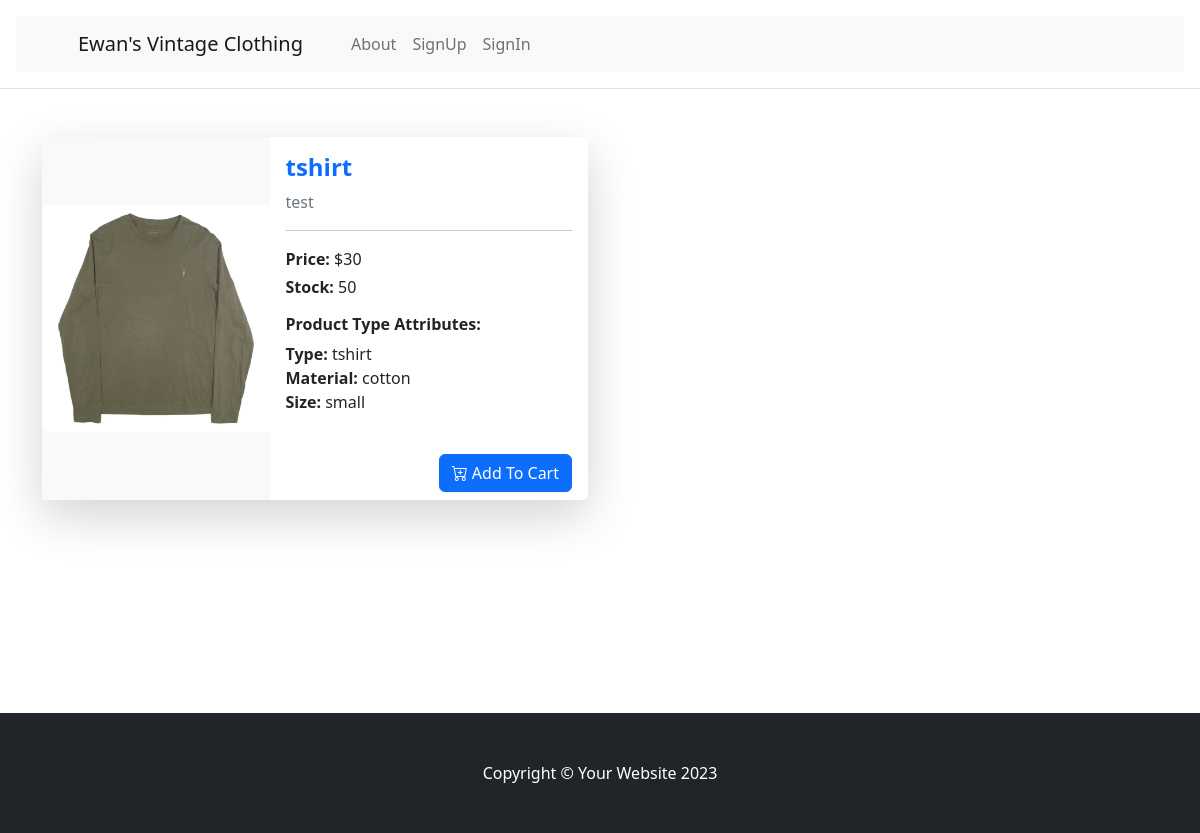
The app's page /products/tshirt with its own data.
### tables this page shows
CREATE TABLE Product (
    id INTEGER PRIMARY KEY AUTOINCREMENT,
    name VARCHAR(255) NOT NULL,
    description TEXT,
    stock INT NOT NULL CHECK (stock >= 0),
    price DECIMAL(10, 2) NOT NULL CHECK (price >= 0.00),
    imageurl VARCHAR(255) NOT NULL,
    created_by INT NOT NULL,
    product_type INT NOT NULL,
    created_at TIMESTAMP DEFAULT CURRENT_TIMESTAMP,
    FOREIGN KEY (created_by) REFERENCES User(id) ON DELETE CASCADE,
    FOREIGN KEY (product_type) REFERENCES ProductType(id) ON DELETE CASCADE
);

CREATE TABLE ProductType (
    id INTEGER PRIMARY KEY AUTOINCREMENT,
    name VARCHAR(20) NOT NULL,
    material VARCHAR(20) NOT NULL,
    size VARCHAR(20) NOT NULL
);

### app.py (the view)
@app.route('/products/<name>')
def get_product(name):
    try:
        product=select_product_by_name(name)
        return render_template('ProductDetail.html', product=product)
    except Exception as e:
        print(e)
        flash('The Product does not exist','danger')
        return redirect(url_for('products_spread'))

### Model/Product.py (called while the page is built)
    def to_dict(self) -> dict:
        return {
            "id":self.id, "name":self.name, "material":self.material, "size":self.size
        }

    def to_dict(self):
        return {
            'id': self.id,
            'name': self.name,
            'description': self.description,
            'stock': self.stock,
            'price': self.price,
            'imageurl': self.imageurl,
            'created_by': self.created_by,
            'product_type': self.product_type,
            'created_at': self.created_at
        }

### app.py (called while the page is built, shortened)
@app.before_request
def before_request():
    email=session.get("email")
    if email is None:
        g.user = None

### db.py (called while the page is built)
def get_db():
    db = getattr(g, '_database', None)
    if db is None:
        db = g._database = sqlite3.connect(DATABASE)
    return db

def select_product_by_name(productname):
    mydb=get_db()
    row=mydb.execute("""SELECT id, name, description, stock, price, imageurl, created_by, product_type, created_at FROM Product WHERE name = ?""",
                     (productname,)).fetchone()
    if row:
        product_type_id=row[7]#row 7 contains product type id
        product_typeobject=select_product_type_by_id(product_type_id)
        product=ProductRead(id=row[0],
                     name=row[1],
                     description=row[2],
                     stock=row[3],
                     price=row[4],
                     imageurl=row[5],
                     created_by=row[6],
                     product_type=product_typeobject,#assign product type object to Product's product_type field
                     created_at=row[8]).to_dict()
        return product

def select_product_type_by_id(id):
    mydb = get_db()
    row=mydb.execute("""select id, name, material, size FROM ProductType WHERE id = ?"""
                     ,(id,)).fetchone()
    if row:
        producttype=ProductTypeRead(id=row[0],
                                    name=row[1],
                                    material=row[2],
                                    size=row[3]).to_dict()
        return producttype

### templates/ProductDetail.html (shortened to what this page needs)
{% extends "base.html" %}
{% block content %}
<div class="container py-4">
<div class="row">
    <div class="col">
        <div class="card shadow-lg border-0 mb-4" style="max-width: 720px;">
    <div class="row g-0">
      <div class="col-md-5 d-flex align-items-center bg-light">
        <img src="{{ product.imageurl }}" class="img-fluid rounded-start" alt="{{ product.name }}">
      </div>
      <div class="col-md-7">
        <div class="card-body">
          <h4 class="card-title text-primary fw-bold">{{ product.name }}</h4>
          <p class="card-text text-muted">{{ product.description }}</p>
          <hr>
          <p class="mb-1"><strong>Price:</strong> ${{ product.price }}</p>
          <p class="mb-3"><strong>Stock:</strong> {{ product.stock }}</p>
          <h6 class="fw-bold">Product Type Attributes:</h6>
          <ul class="list-unstyled">
            <li><strong>Type:</strong> {{ product.product_type.name }}</li>
            <li><strong>Material:</strong> {{ product.product_type.material }}</li>
            <li><strong>Size:</strong> {{ product.product_type.size }}</li>
          </ul>
        </div>
        <div class="card-footer bg-white border-0 d-flex justify-content-end">
          <form method="post" action="{{ url_for('add_to_cart') }}">
            <button class="btn btn-primary" type="submit">
              <i class="bi bi-cart-plus"></i> Add To Cart
            </button>
          </form>
        </div>
      </div>
    </div>
  </div>
    </div>
    <div class="col">
    </div>
</div>
</div>
{% endblock %}

### records on screen
Product: imageurl (picture), name "tshirt", description "test", price "30", stock "50"
ProductType: product_type.name "tshirt", product_type.material "cotton", product_type.size "small"
